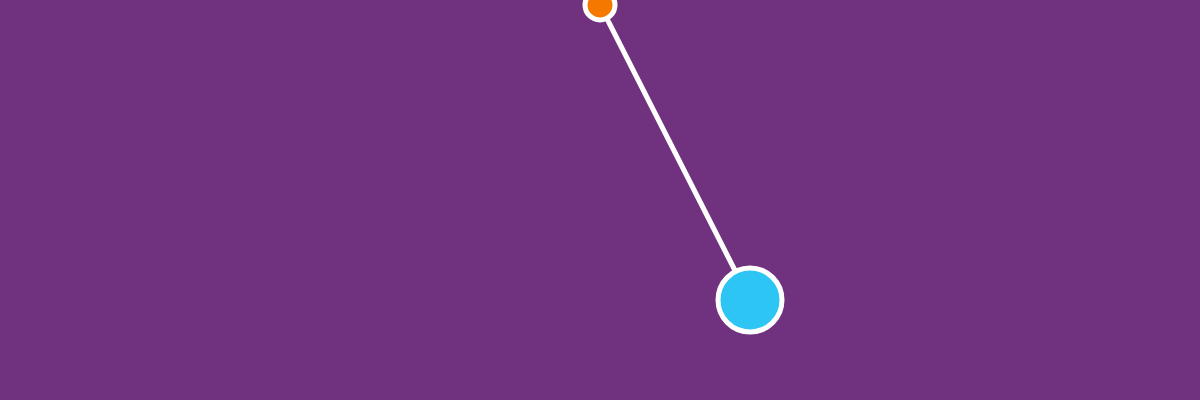
Frame 1 (no input)
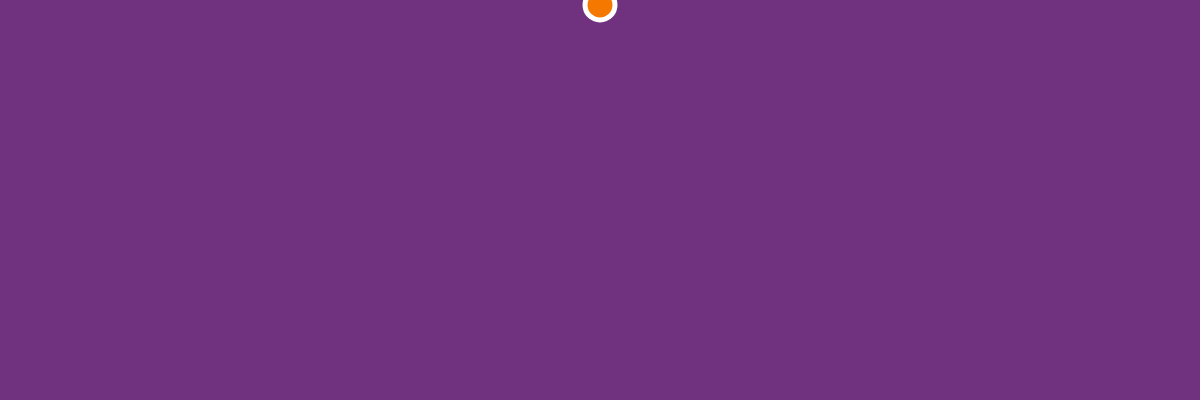
Frame 60 (no input)
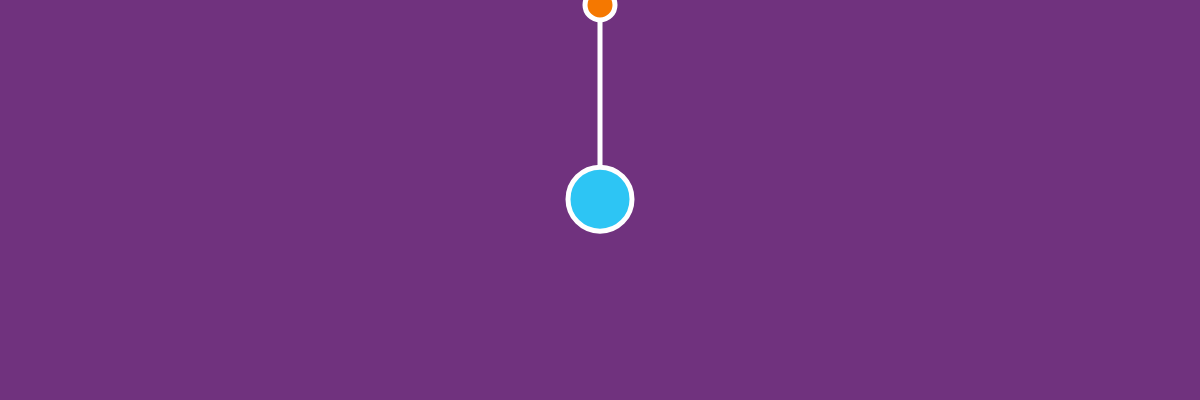
Frame 120 (the mouse pressed at the canvas centre since frame 60)

The p5.js sketch that drew these frames (run headless with seeded random() and noise() and a simulated clock; from frame 60 on, the mouse is pressed at the canvas centre):

// p5.js sketch
// ── sketch.js
let bob;
let anchor;
let gravity;

let y = 300;
let restLength = 100;
let k = 0.01;
let velocity = 0;
function setup() { 
  createCanvas(windowWidth, 400)
  
  anchor = createVector(windowWidth/2, 5);
  bob = createVector(windowWidth/2+150,300);
  velocity = createVector(0,0);
  gravity = createVector(0, 0.1);
}

function draw() {
  createCanvas(windowWidth, 400);
  anchor.x =windowWidth/2;
  background(112, 50, 126);
  stroke(255)
  strokeWeight(5);
  fill(245, 120, 0);
  line(anchor.x,anchor.y, bob.x, bob.y);
  circle(anchor.x, anchor.y, 30);
  fill(45, 197, 244);
  circle(bob.x, bob.y, 64);
  
  if(mouseIsPressed){
    bob.x = mouseX;
    bob.y = mouseY;
    velocity.set(0.0);
  }
  
  let springForce = p5.Vector.sub(bob, anchor);
  let x = springForce.mag() - restLength;// displacement value
  springForce.normalize();
  springForce.mult(-1 * k * x);

  velocity.add(springForce);
  velocity.add(gravity);
  bob.add(velocity);
  
  velocity.mult(0.99);//damping
}
